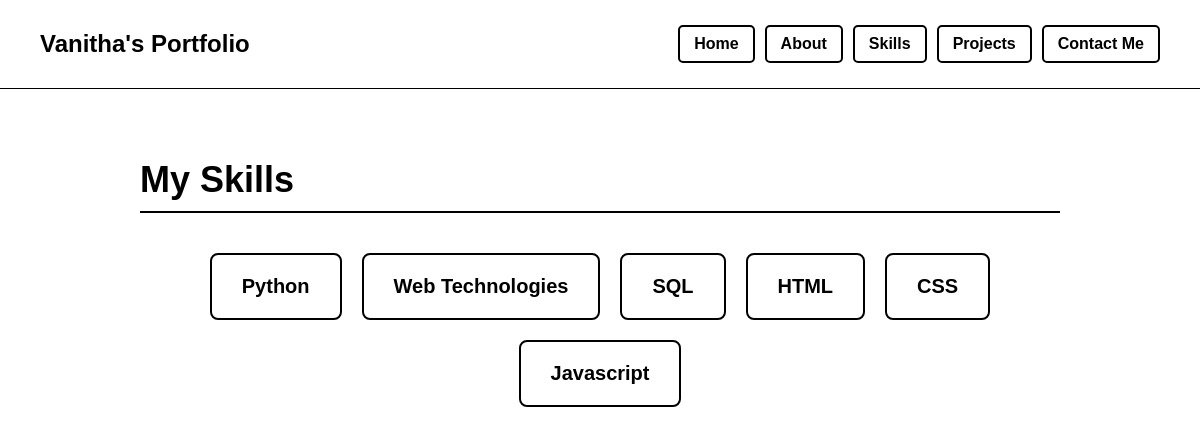
Screenshot of /skills/ with the database file from the repository.
### main/models.py (models this page shows, shortened)
class Skill(models.Model):
    name = models.CharField(max_length=100)

### main/views.py (the view)
# urls.py: path("skills/", views.skills, name="skills"),
def skills(request):
    skills = Skill.objects.all()
    return render(request, "main/skills.html", {
        "skills": skills
    })

### main/templates/main/skills.html (shortened to what this page needs)
{% load static %}
<!DOCTYPE html>
<html>
<head>
    <link rel="stylesheet" href="{% static 'main/style.css' %}">
</head>
<body>
<header class="header">
    <h2>Vanitha's Portfolio</h2>
    <nav class="navbar">
        <a href="{% url 'home' %}">Home</a>
        <a href="{% url 'about' %}">About</a>
        <a href="{% url 'skills' %}">Skills</a>
        <a href="{% url 'projects' %}">Projects</a>
        <a href="{% url 'contact' %}">Contact Me</a>
    </nav>
</header>
<section class="page-section">
    <h1>My Skills</h1>
    <div class="skills-container">
        {% for skill in skills %}
        <div class="skill-box">
            <h2>{{ skill.name }}</h2>
        </div>
        {% empty %}
        <p>No skills added yet.</p>
        {% endfor %}
    </div>
</section>
</body>
</html>

### main/static/main/style.css (style rules this page uses)
* { margin: 0; padding: 0; box-sizing: border-box; }
body { font-family: Arial, sans-serif; background-color: white; color: black; }
.header { display: flex; justify-content: space-between; align-items: center; padding: 25px 40px; border-bottom: 1px solid black; }
.header h2 { font-size: 24px; }
.navbar { display: flex; gap: 10px; }
.navbar a { border: 2px solid black; padding: 8px 14px; text-decoration: none; color: black; border-radius: 5px; font-weight: bold; }
.page-section { max-width: 1000px; margin: 0 auto; padding: 70px 40px; text-align: left; }
.page-section h1 { font-size: 36px; margin-bottom: 35px; border-bottom: 2px solid black; padding-bottom: 10px; }
.page-section h2 { margin-top: 30px; margin-bottom: 12px; }
.skills-container { display: flex; justify-content: center; flex-wrap: wrap; gap: 20px; margin-top: 40px; }
.skill-box { border: 2px solid black; padding: 20px 30px; border-radius: 8px; }
.skill-box h2 { margin: 0; font-size: 20px; }

### rows the page displays
Skill: name "Python"
Skill: name "Web Technologies"
Skill: name "SQL"
Skill: name "HTML"
Skill: name "CSS"
Skill: name "Javascript"
